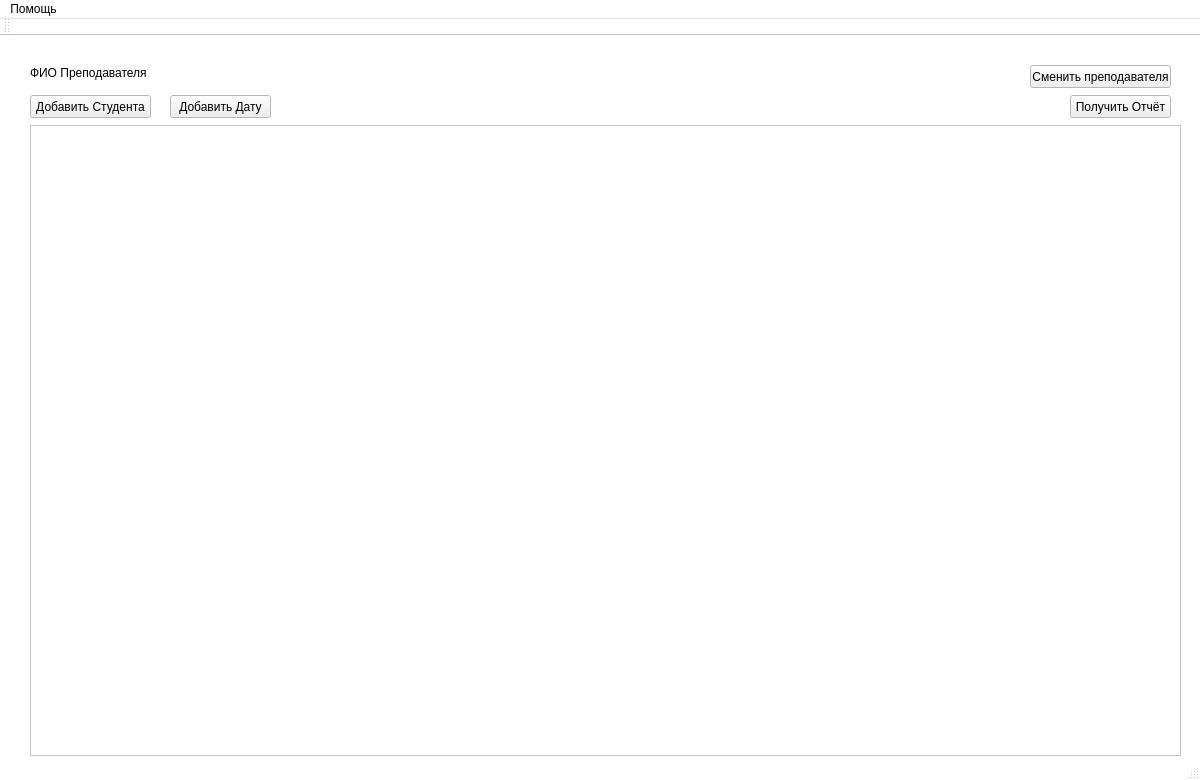
<?xml version="1.0" encoding="UTF-8"?>
<ui version="4.0">
 <class>MainWindow</class>
 <widget class="QMainWindow" name="MainWindow">
  <property name="geometry">
   <rect>
    <x>0</x>
    <y>0</y>
    <width>1200</width>
    <height>780</height>
   </rect>
  </property>
  <property name="palette">
   <palette>
    <active>
     <colorrole role="Base">
      <brush brushstyle="SolidPattern">
       <color alpha="255">
        <red>255</red>
        <green>255</green>
        <blue>255</blue>
       </color>
      </brush>
     </colorrole>
     <colorrole role="Window">
      <brush brushstyle="SolidPattern">
       <color alpha="255">
        <red>255</red>
        <green>255</green>
        <blue>255</blue>
       </color>
      </brush>
     </colorrole>
    </active>
    <inactive>
     <colorrole role="Base">
      <brush brushstyle="SolidPattern">
       <color alpha="255">
        <red>255</red>
        <green>255</green>
        <blue>255</blue>
       </color>
      </brush>
     </colorrole>
     <colorrole role="Window">
      <brush brushstyle="SolidPattern">
       <color alpha="255">
        <red>255</red>
        <green>255</green>
        <blue>255</blue>
       </color>
      </brush>
     </colorrole>
    </inactive>
    <disabled>
     <colorrole role="Base">
      <brush brushstyle="SolidPattern">
       <color alpha="255">
        <red>255</red>
        <green>255</green>
        <blue>255</blue>
       </color>
      </brush>
     </colorrole>
     <colorrole role="Window">
      <brush brushstyle="SolidPattern">
       <color alpha="255">
        <red>255</red>
        <green>255</green>
        <blue>255</blue>
       </color>
      </brush>
     </colorrole>
    </disabled>
   </palette>
  </property>
  <property name="windowTitle">
   <string>MainWindow</string>
  </property>
  <widget class="QWidget" name="centralWidget">
   <widget class="QStackedWidget" name="stackedWidget">
    <property name="geometry">
     <rect>
      <x>10</x>
      <y>19</y>
      <width>1180</width>
      <height>721</height>
     </rect>
    </property>
    <property name="palette">
     <palette>
      <active>
       <colorrole role="Base">
        <brush brushstyle="SolidPattern">
         <color alpha="255">
          <red>255</red>
          <green>255</green>
          <blue>255</blue>
         </color>
        </brush>
       </colorrole>
       <colorrole role="Window">
        <brush brushstyle="SolidPattern">
         <color alpha="255">
          <red>255</red>
          <green>255</green>
          <blue>255</blue>
         </color>
        </brush>
       </colorrole>
      </active>
      <inactive>
       <colorrole role="Base">
        <brush brushstyle="SolidPattern">
         <color alpha="255">
          <red>255</red>
          <green>255</green>
          <blue>255</blue>
         </color>
        </brush>
       </colorrole>
       <colorrole role="Window">
        <brush brushstyle="SolidPattern">
         <color alpha="255">
          <red>255</red>
          <green>255</green>
          <blue>255</blue>
         </color>
        </brush>
       </colorrole>
      </inactive>
      <disabled>
       <colorrole role="Base">
        <brush brushstyle="SolidPattern">
         <color alpha="255">
          <red>255</red>
          <green>255</green>
          <blue>255</blue>
         </color>
        </brush>
       </colorrole>
       <colorrole role="Window">
        <brush brushstyle="SolidPattern">
         <color alpha="255">
          <red>255</red>
          <green>255</green>
          <blue>255</blue>
         </color>
        </brush>
       </colorrole>
      </disabled>
     </palette>
    </property>
    <property name="currentIndex">
     <number>1</number>
    </property>
    <widget class="QWidget" name="login">
     <widget class="QLabel" name="label">
      <property name="geometry">
       <rect>
        <x>20</x>
        <y>10</y>
        <width>341</width>
        <height>41</height>
       </rect>
      </property>
      <property name="font">
       <font>
        <pointsize>24</pointsize>
       </font>
      </property>
      <property name="text">
       <string>Электронный Журнал</string>
      </property>
     </widget>
     <widget class="QLabel" name="label_2">
      <property name="geometry">
       <rect>
        <x>20</x>
        <y>80</y>
        <width>131</width>
        <height>16</height>
       </rect>
      </property>
      <property name="font">
       <font>
        <pointsize>10</pointsize>
       </font>
      </property>
      <property name="text">
       <string>ФИО Преподавателя</string>
      </property>
     </widget>
     <widget class="QLineEdit" name="fio">
      <property name="geometry">
       <rect>
        <x>170</x>
        <y>80</y>
        <width>171</width>
        <height>20</height>
       </rect>
      </property>
     </widget>
     <widget class="QPushButton" name="start">
      <property name="geometry">
       <rect>
        <x>130</x>
        <y>130</y>
        <width>75</width>
        <height>23</height>
       </rect>
      </property>
      <property name="text">
       <string>Начать</string>
      </property>
     </widget>
     <widget class="QLabel" name="error">
      <property name="geometry">
       <rect>
        <x>170</x>
        <y>60</y>
        <width>171</width>
        <height>16</height>
       </rect>
      </property>
      <property name="text">
       <string/>
      </property>
     </widget>
     <widget class="QLabel" name="connect">
      <property name="geometry">
       <rect>
        <x>30</x>
        <y>130</y>
        <width>81</width>
        <height>21</height>
       </rect>
      </property>
      <property name="text">
       <string/>
      </property>
     </widget>
    </widget>
    <widget class="QWidget" name="table">
     <widget class="QLabel" name="label_3">
      <property name="geometry">
       <rect>
        <x>20</x>
        <y>10</y>
        <width>131</width>
        <height>16</height>
       </rect>
      </property>
      <property name="font">
       <font>
        <pointsize>9</pointsize>
       </font>
      </property>
      <property name="text">
       <string>ФИО Преподавателя</string>
      </property>
     </widget>
     <widget class="QLabel" name="prepod">
      <property name="geometry">
       <rect>
        <x>160</x>
        <y>10</y>
        <width>171</width>
        <height>16</height>
       </rect>
      </property>
      <property name="font">
       <font>
        <pointsize>9</pointsize>
       </font>
      </property>
      <property name="text">
       <string/>
      </property>
     </widget>
     <widget class="QPushButton" name="pushButton">
      <property name="geometry">
       <rect>
        <x>20</x>
        <y>40</y>
        <width>121</width>
        <height>23</height>
       </rect>
      </property>
      <property name="text">
       <string>Добавить Студента</string>
      </property>
     </widget>
     <widget class="QPushButton" name="pushButton_2">
      <property name="geometry">
       <rect>
        <x>160</x>
        <y>40</y>
        <width>101</width>
        <height>23</height>
       </rect>
      </property>
      <property name="text">
       <string>Добавить Дату</string>
      </property>
     </widget>
     <widget class="QTableView" name="tableView">
      <property name="geometry">
       <rect>
        <x>20</x>
        <y>70</y>
        <width>1151</width>
        <height>631</height>
       </rect>
      </property>
     </widget>
     <widget class="QPushButton" name="pushButton_3">
      <property name="geometry">
       <rect>
        <x>1060</x>
        <y>40</y>
        <width>101</width>
        <height>23</height>
       </rect>
      </property>
      <property name="text">
       <string>Получить Отчёт</string>
      </property>
     </widget>
     <widget class="QPushButton" name="exit">
      <property name="geometry">
       <rect>
        <x>1020</x>
        <y>10</y>
        <width>141</width>
        <height>23</height>
       </rect>
      </property>
      <property name="text">
       <string>Сменить преподавателя</string>
      </property>
     </widget>
    </widget>
   </widget>
  </widget>
  <widget class="QMenuBar" name="menuBar">
   <property name="geometry">
    <rect>
     <x>0</x>
     <y>0</y>
     <width>1200</width>
     <height>21</height>
    </rect>
   </property>
   <widget class="QMenu" name="menu">
    <property name="title">
     <string>Помощь</string>
    </property>
   </widget>
   <addaction name="menu"/>
  </widget>
  <widget class="QToolBar" name="mainToolBar">
   <attribute name="toolBarArea">
    <enum>TopToolBarArea</enum>
   </attribute>
   <attribute name="toolBarBreak">
    <bool>false</bool>
   </attribute>
  </widget>
  <widget class="QStatusBar" name="statusBar"/>
 </widget>
 <layoutdefault spacing="6" margin="11"/>
 <resources/>
 <connections/>
</ui>
